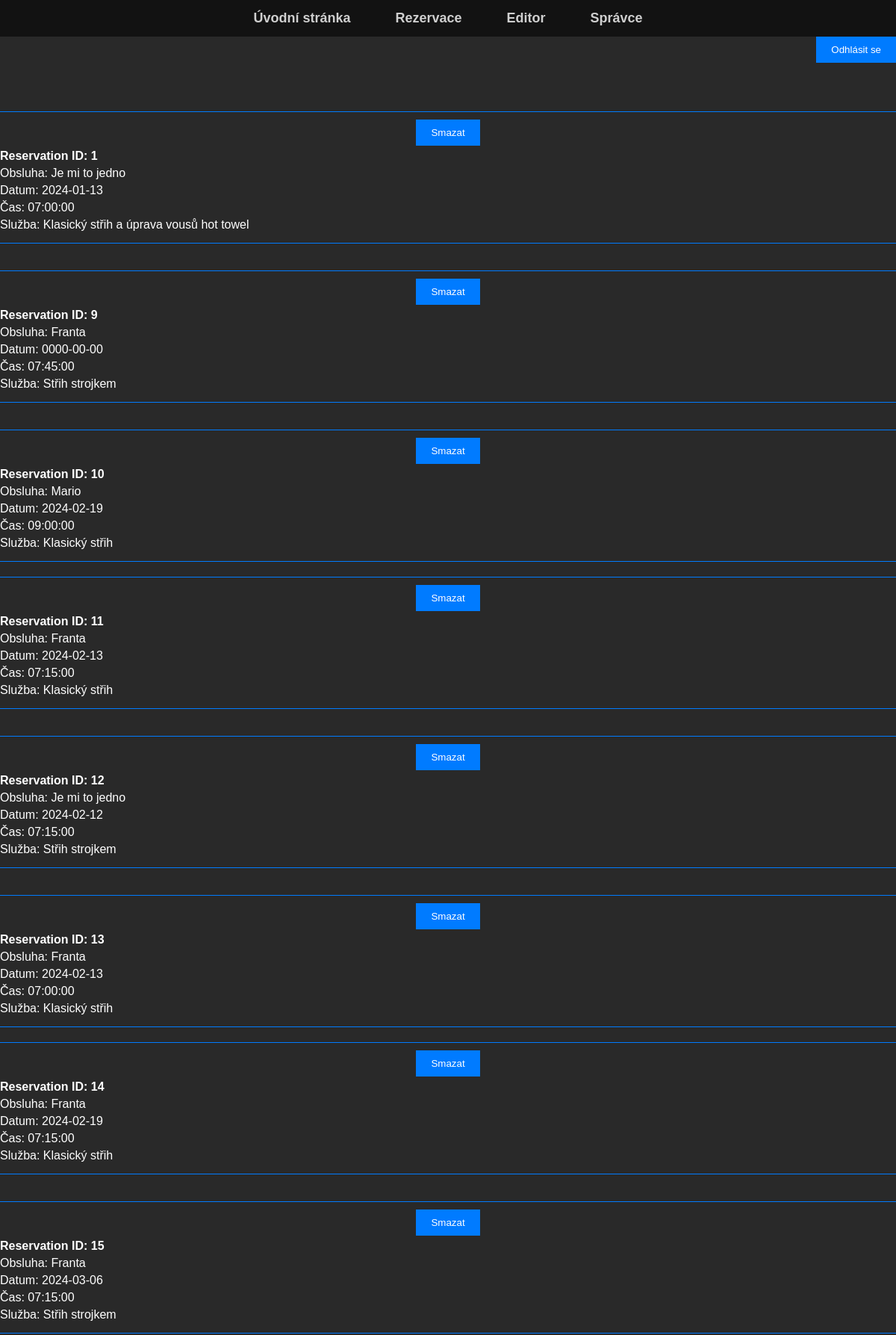
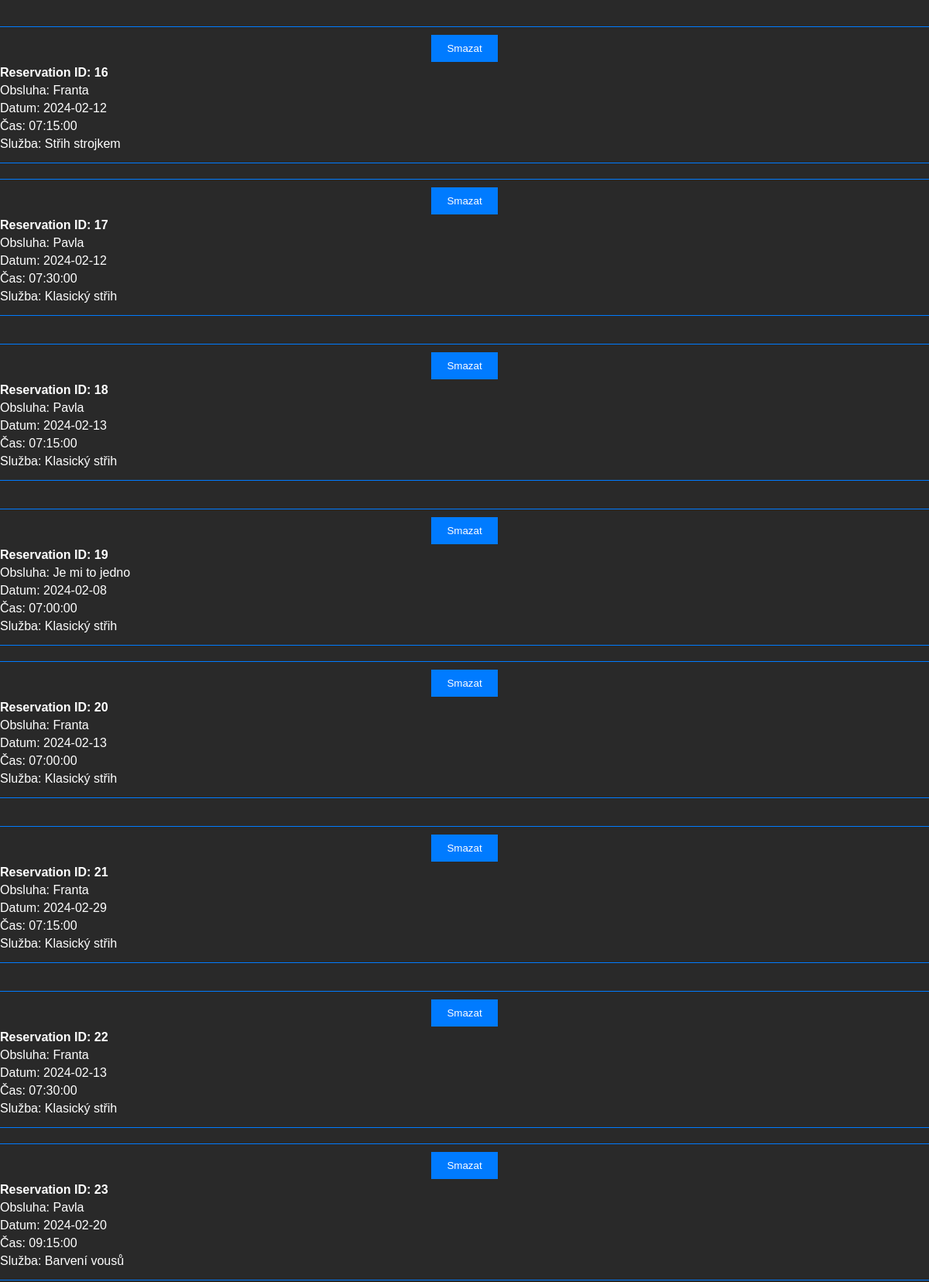
The page /spravce.php (signed in, upper part) on the database its author committed (2 pictures, top to bottom).
### tables this page shows
CREATE TABLE `reservations` (
  `reservation_id` int(11) NOT NULL,
  `uzivatel_id` int(11) NOT NULL,
  `operator_id` int(11) DEFAULT NULL,
  `datum_sluzby` date DEFAULT NULL,
  `cas_sluzby` time DEFAULT NULL,
  `sluzba_id` int(11) DEFAULT NULL
);

CREATE TABLE `operator` (
  `id` int(11) NOT NULL,
  `jmeno` varchar(50) NOT NULL
);

CREATE TABLE `sluzba` (
  `id` int(11) NOT NULL,
  `typ_sluzby` varchar(100) NOT NULL
);

### spravce.php (the view, shortened to what this page needs)
<?php
$servername = "localhost";
$username = "root";
$password = "";
$dbname = "rezervace";
$conn = new mysqli($servername, $username, $password, $dbname);
$query = "SELECT r.reservation_id, o.jmeno AS operator_jmeno, r.datum_sluzby, r.cas_sluzby, s.typ_sluzby
          FROM reservations r
          LEFT JOIN operator o ON r.operator_id = o.id
          LEFT JOIN sluzba s ON r.sluzba_id = s.id";
$result = $conn->query($query);
?>
<!DOCTYPE html>
<html>
<head>
    <link rel="stylesheet" href="https://cdnjs.cloudflare.com/ajax/libs/font-awesome/4.7.0/css/font-awesome.min.css">
    <link rel="stylesheet" href="navbar.css">
    <link rel="stylesheet" href="spravce.css">
</head>
<body>
    <div class="pozice">
        <div class="topnav" id="myTopnav">
            <a href="index.php">Úvodní stránka</a>
            <a href="Rezervace.php">Rezervace</a>
            <a href="Editor.php">Editor</a>
            <a href="Spravce.php">Správce</a>
        </div>
    </div>
    <div class="header">
        <form method="post">
            <button type="submit" name="logout">Odhlásit se</button>
        </form>
    </div>
    <div>
        <?php
        if ($result->num_rows > 0) {
            $counter = 0;
            echo "<div class='reservations'>";
            while ($row = $result->fetch_assoc()) {
                if ($counter % 3 == 0) {
                    echo "</div>";
                    echo "<div class='reservations'>";
                }
                echo "<div class='res-row'>";
                echo "<div class='cont-buttons'>";
                echo "<form method='post'>";
                echo "<button type='submit' class='delete_reservation' name='delete_reservation'>Smazat</button>";
                echo "</form>";
                echo "</div>";
                echo "<p class='bold-text'>Reservation ID: " . $row["reservation_id"] . "</p>";
                echo "<p>Obsluha: " . $row["operator_jmeno"] . "</p>";
                echo "<p>Datum: " . $row["datum_sluzby"] . "</p>";
                echo "<p>Čas: " . $row["cas_sluzby"] . "</p>";
                echo "<p>Služba: " . $row["typ_sluzby"] . "</p>";
                echo "</div>";
                $counter++;
            }
            echo "</div>";
        } else {
            echo "<p>No reservations found.</p>";
        }
        ?>
    </div>
</body>
</html>

### navbar.css (style rules this page uses)
body { font-family: Arial, sans-serif; }
.pozice { width: 100%; display: flex; justify-content: center; background-color: #121212; }
.topnav { overflow: hidden; background-color: #121212; width: fit-content; opacity: 0.8; font-weight: bold; }
.topnav a { float: left; font-size: 18px; color: white; text-align: center; padding: 14px 30px; text-decoration: none; }

### spravce.css (style rules this page uses)
body { font-family: Arial, sans-serif; padding: 0; margin: 0; background-color: rgba(18, 18, 18, 0.9); }
.header { color: #fff; text-align: center; display: flex; width: 100%; height: 100px; justify-content: end; }
.bold-text { font-weight: bolder; }
.reservations { display: flex; flex-direction: row; grid-gap: 1rem; }
.res-row { width: 100%; border: 1px solid #007BFF; padding: 10px; margin-bottom: 20px; position: relative; }
.res-row p { margin: 5px 0; }
.reservations p { color: white; }
@media screen and (max-width: 1200px) { .reservations { align-items: center; flex-direction: column; } }
button { background-color: #007BFF; color: #fff; padding: 10px 20px; max-width: 150px; border: none; cursor: pointer; }
.cont-buttons { grid-gap: 3rem; text-align: center; }

### rows shown on the page
reservations: reservation_id "1", operator.jmeno "Je mi to jedno", datum_sluzby "2024-01-13", cas_sluzby "07:00:00", sluzba.typ_sluzby "Klasický střih a úprava vousů hot towel"
reservations: reservation_id "9", operator.jmeno "Franta", datum_sluzby "0000-00-00", cas_sluzby "07:45:00", sluzba.typ_sluzby "Střih strojkem"
reservations: reservation_id "10", operator.jmeno "Mario", datum_sluzby "2024-02-19", cas_sluzby "09:00:00", sluzba.typ_sluzby "Klasický střih"
reservations: reservation_id "11", operator.jmeno "Franta", datum_sluzby "2024-02-13", cas_sluzby "07:15:00", sluzba.typ_sluzby "Klasický střih"
reservations: reservation_id "12", operator.jmeno "Je mi to jedno", datum_sluzby "2024-02-12", cas_sluzby "07:15:00", sluzba.typ_sluzby "Střih strojkem"
reservations: reservation_id "13", operator.jmeno "Franta", datum_sluzby "2024-02-13", cas_sluzby "07:00:00", sluzba.typ_sluzby "Klasický střih"
reservations: reservation_id "14", operator.jmeno "Franta", datum_sluzby "2024-02-19", cas_sluzby "07:15:00", sluzba.typ_sluzby "Klasický střih"
reservations: reservation_id "15", operator.jmeno "Franta", datum_sluzby "2024-03-06", cas_sluzby "07:15:00", sluzba.typ_sluzby "Střih strojkem"
reservations: reservation_id "16", operator.jmeno "Franta", datum_sluzby "2024-02-12", cas_sluzby "07:15:00", sluzba.typ_sluzby "Střih strojkem"
reservations: reservation_id "17", operator.jmeno "Pavla", datum_sluzby "2024-02-12", cas_sluzby "07:30:00", sluzba.typ_sluzby "Klasický střih"
reservations: reservation_id "18", operator.jmeno "Pavla", datum_sluzby "2024-02-13", cas_sluzby "07:15:00", sluzba.typ_sluzby "Klasický střih"
reservations: reservation_id "19", operator.jmeno "Je mi to jedno", datum_sluzby "2024-02-08", cas_sluzby "07:00:00", sluzba.typ_sluzby "Klasický střih"
reservations: reservation_id "20", operator.jmeno "Franta", datum_sluzby "2024-02-13", cas_sluzby "07:00:00", sluzba.typ_sluzby "Klasický střih"
reservations: reservation_id "21", operator.jmeno "Franta", datum_sluzby "2024-02-29", cas_sluzby "07:15:00", sluzba.typ_sluzby "Klasický střih"
reservations: reservation_id "22", operator.jmeno "Franta", datum_sluzby "2024-02-13", cas_sluzby "07:30:00", sluzba.typ_sluzby "Klasický střih"
reservations: reservation_id "23", operator.jmeno "Pavla", datum_sluzby "2024-02-20", cas_sluzby "09:15:00", sluzba.typ_sluzby "Barvení vousů"
